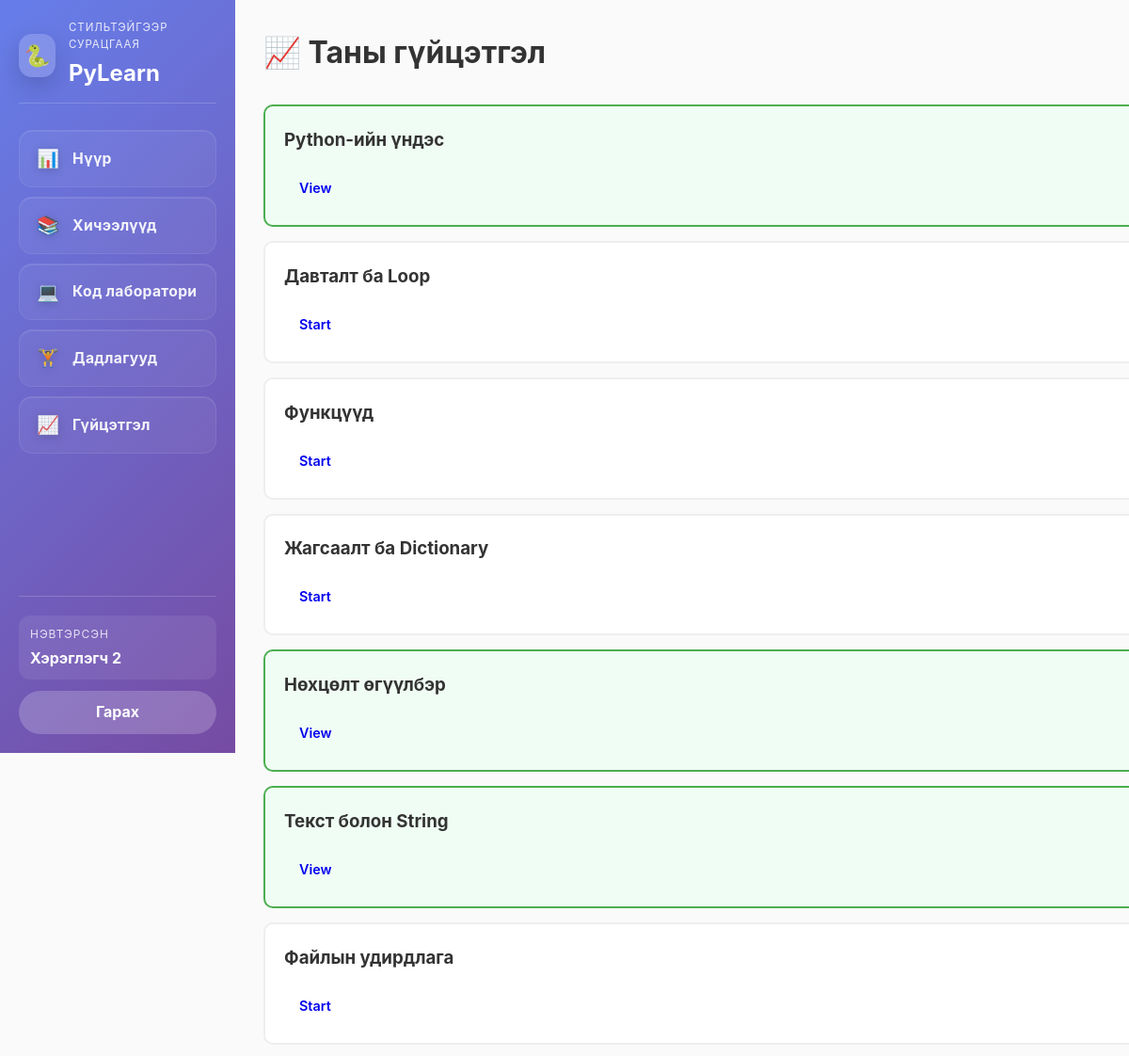
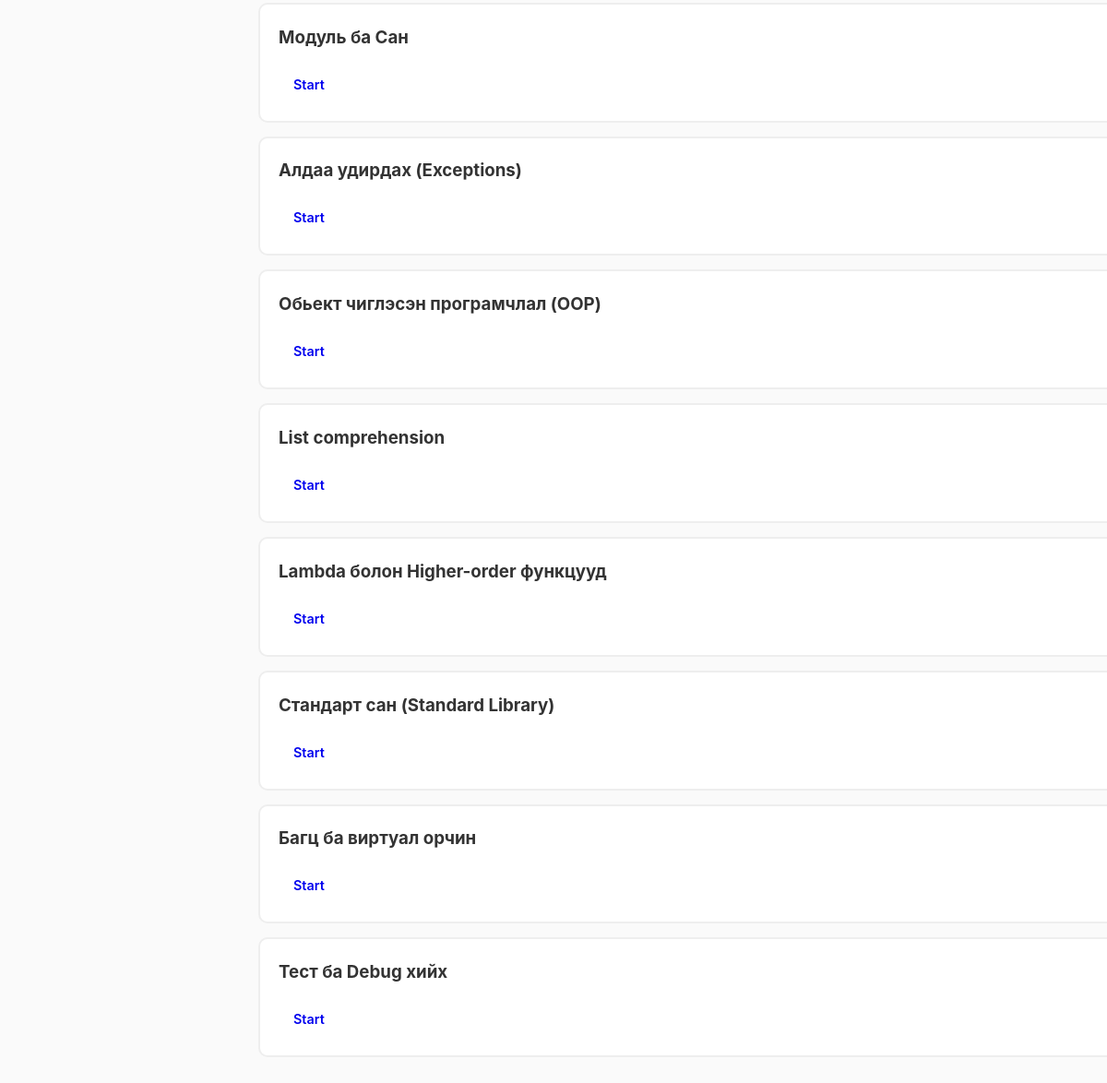
Screenshot of /progress (signed in) with the database file from the repository (2 pictures, top to bottom).
### database.py (models this page shows)
class Lesson(db.Model):
    __tablename__ = 'lessons'
    id = db.Column(db.Integer, primary_key=True)
    title = db.Column(db.String(255), nullable=False)
    content = db.Column(db.Text, nullable=False)
    code_example = db.Column(db.Text, nullable=False)
    order = db.Column(db.Integer, default=0)
    quizzes = db.relationship('Quiz', backref='lesson', lazy=True, cascade='all, delete-orphan')
    progress = db.relationship('Progress', backref='lesson', lazy=True, cascade='all, delete-orphan')

### app.py (the view)
@app.route('/progress')
@login_required
def progress():
    user = User.query.get(session['user_id'])
    lessons = Lesson.query.order_by(Lesson.order).all()
    progress_data = []
    for lesson in lessons:
        p = Progress.query.filter_by(user_id=user.id, lesson_id=lesson.id).first()
        progress_data.append({
            'lesson': lesson,
            'completed': p and p.completed
        })
    return render_template('progress.html', user=user, progress_data=progress_data)

### app.py (called while the page is built)
def login_required(f):
    @wraps(f)
    def decorated_function(*args, **kwargs):
        if 'user_id' not in session:
            return redirect(url_for('login'))
        return f(*args, **kwargs)
    return decorated_function

### templates/progress.html (shortened to what this page needs)
{% extends "base.html" %}
{% block content %}
<div class="progress-page">
    <div class="header">
        <h1>📈 Таны гүйцэтгэл</h1>
    </div>
    <div class="progress-container">
        <div class="progress-list">
            {% for item in progress_data %}
            <div class="progress-item {% if item.completed %}completed{% endif %}">
                <div class="progress-item-header">
                    <h3>{{ item.lesson.title }}</h3>
                </div>
                <a href="{{ url_for('lesson', lesson_id=item.lesson.id) }}" class="btn btn-small">
                    {% if item.completed %}View{% else %}Start{% endif %}
                </a>
            </div>
            {% endfor %}
        </div>
    </div>
</div>
{% endblock %}

### static/css/style.css (style rules this page uses)
html, body { width: 100%; height: 100%; margin: 0; padding: 0; overflow-x: hidden; }
body { min-height: 100vh; }
* { margin: 0; padding: 0; box-sizing: border-box; }
:root { --primary: #667eea; --secondary: #764ba2; --success: #4caf50; --error: #f44336; --light: #f5f5f5; --dark: #333; --border: #eee; }
body { font-family: -apple-system, BlinkMacSystemFont, 'Segoe UI', Roboto, 'Helvetica Neue', Arial, sans-serif; background: #fafafa; color: var(--dark); line-height: 1.6; }
html, body { height: 100%; }
.progress-page { margin-left: 0; }
.btn { padding: 10px 20px; border: none; border-radius: 6px; cursor: pointer; font-weight: 600; transition: all 0.3s ease; text-decoration: none; display: inline-block; }

### templates/progress.html (style rules this page uses)
.progress-page { padding: 30px; max-width: 700px; }
.header { margin-bottom: 30px; }
.progress-list { display: flex; flex-direction: column; gap: 15px; }
.progress-item { background: white; padding: 20px; border-radius: 10px; border: 2px solid #eee; width: 1500px; }
.progress-item.completed { background: #f0fdf4; border-color: #4caf50; }
.progress-item-header { display: flex; justify-content: space-between; align-items: center; margin-bottom: 15px; }
.progress-item-header h3 { margin: 0; }
.btn-small { padding: 8px 16px; font-size: 0.9em; }

### rows the page displays
Lesson: lesson "Python-ийн үндэс"
Lesson: lesson "Давталт ба Loop"
Lesson: lesson "Функцүүд"
Lesson: lesson "Жагсаалт ба Dictionary"
Lesson: lesson "Нөхцөлт өгүүлбэр"
Lesson: lesson "Текст болон String"
Lesson: lesson "Файлын удирдлага"
Lesson: lesson "Модуль ба Сан"
Lesson: lesson "Алдаа удирдах (Exceptions)"
Lesson: lesson "Обьект чиглэсэн програмчлал (OOP)"
Lesson: lesson "List comprehension"
Lesson: lesson "Lambda болон Higher-order функцууд"
Lesson: lesson "Стандарт сан (Standard Library)"
Lesson: lesson "Багц ба виртуал орчин"
Lesson: lesson "Тест ба Debug хийх"

### other values shown
{{ session.get('user_id') }} "2"
